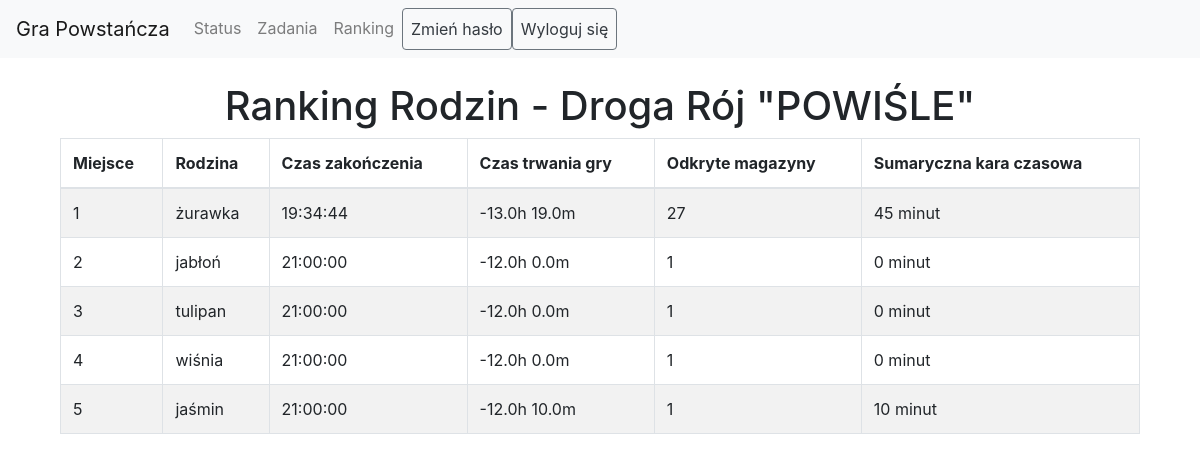
The app's page /ranking (signed in), older data.
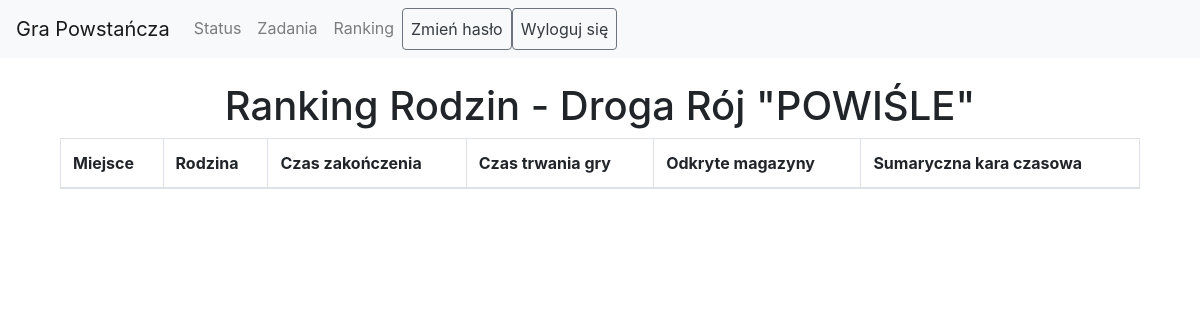
The same page, newer data.
### models/__init__.py (models this page shows)
class Family(db.Model):
    id = db.Column(db.Integer, primary_key=True)
    name = db.Column(db.String(50), nullable=False)
    discovered_magazines = db.Column(db.Integer, default=0)
    patrols = db.relationship('Patrol', backref='family', lazy=True)
    assigned_magazines = db.Column(MutableList.as_mutable(PickleType), default=[])
    tasks = db.relationship('FamilyTask', backref='family', lazy=True)
    magazine_list = db.Column(db.String(1), nullable=False, default='a')  # 'a', 'b', 'c', 'd', 'e', or 'f'
    end_time = db.Column(db.DateTime, nullable=True)
    route = db.Column(db.String(1), nullable=False)  # Dodane pole dla drogi ('a' albo 'b')
    meeting_place = db.Column(db.String(255), nullable=True)  # Nowe pole dla miejsca spotkania

### routes/__init__.py (the view)
@main.route('/ranking')
@login_required
def ranking():
    patrol_id = session.get('patrol_id')
    if not patrol_id:
        flash('Nie jesteś zalogowany.', 'danger')
        return redirect(url_for('main.index'))
    patrol = Patrol.query.get(patrol_id)
    if not patrol or not patrol.family:
        flash('Nie znaleziono patrolu lub rodziny.', 'danger')
        return redirect(url_for('main.index'))
    family = patrol.family
    route = family.route  # Pobierz drogę rodziny
    families = Family.query.filter_by(route=route).all()
    families = [f for f in families if f.discovered_magazines]
    for family in families:
        total_penalty_time = sum(patrol.time_penalty for patrol in family.patrols if patrol.time_penalty)
        family.total_penalty_time = total_penalty_time  # Dodaj to pole dynamicznie
        family.total_time = ((family.end_time - GAME_START_TIME).total_seconds() + total_penalty_time * 60) if family.end_time else float('inf')
    families = sorted(families, key=lambda f: (
        f.total_time,
        -f.discovered_magazines
    ))
    return render_template('ranking.html', families=families, game_start_time=GAME_START_TIME, route=route)

### routes/__init__.py (called while the page is built)
def login_required(f):
    @wraps(f)
    def decorated_function(*args, **kwargs):
        if 'patrol_id' not in session:
            flash('Musisz być zalogowany, aby uzyskać dostęp do tej strony.', 'danger')
            return redirect(url_for('main.index'))
        return f(*args, **kwargs)
    return decorated_function

### templates/ranking.html (shortened to what this page needs)
{% extends "base.html" %}
{% block content %}
<div class="container">
    <h1 class="text-center">Ranking Rodzin - Droga {{ 'Rój "POWIŚLE"' if route == 'a' else 'Rój "STARÓWKA"' }}</h1>
    <div class="table-responsive">
        <table class="table table-striped table-bordered">
            <thead>
                <tr>
                    <th>Miejsce</th>
                    <th>Rodzina</th>
                    <th>Czas zakończenia</th>
                    <th>Czas trwania gry</th>
                    <th>Odkryte magazyny</th>
                    <th>Sumaryczna kara czasowa</th>
                </tr>
            </thead>
            <tbody>
                {% for family in families %}
                <tr>
                    <td>{{ loop.index }}</td>
                    <td>{{ family.name }}</td>
                    <td>{{ family.end_time.strftime('%H:%M:%S') if family.end_time else 'Gra nie zakończona' }}</td>
                    <td>
                        {% if family.end_time %}
                            {{ family.total_time // 3600 }}h
                            {{ (family.total_time % 3600) // 60 }}m
                        {% else %}
                            Gra nie zakończona
                        {% endif %}
                    </td>
                    <td>{{ family.discovered_magazines }}</td>
                    <td>{{ family.total_penalty_time }} minut</td>
                </tr>
                {% endfor %}
            </tbody>
        </table>
    </div>
</div>
{% endblock %}

### templates/base.html (shortened to what this page needs)
<!DOCTYPE html>
<html lang="pl">
<head>
    <link rel="stylesheet" href="https://stackpath.bootstrapcdn.com/bootstrap/4.5.2/css/bootstrap.min.css">
</head>
<body>
    <nav class="navbar navbar-expand-lg navbar-light bg-light">
        <a class="navbar-brand" href="#">Gra Powstańcza</a>
        <div class="collapse navbar-collapse" id="navbarNav">
            <ul class="navbar-nav mr-auto">
                <li class="nav-item">
                    <a class="nav-link" href="{{ url_for('main.status') }}">Status</a>
                </li>
                {% if session.get('patrol_id') %}
                    <li class="nav-item">
                        <a class="nav-link" href="{{ url_for('main.task', patrol_id=session.get('patrol_id', 1)) }}">Zadania</a>
                    </li>
                    <li class="nav-item">
                        <a class="nav-link" href="{{ url_for('main.ranking') }}">Ranking</a>
                    </li>
                    <li class="nav-item">
                        <a class="nav-link {% if patrol_first_login %}btn btn-danger text-white{% else %} btn btn-outline-secondary text-dark {% endif %}" href="{{ url_for('main.change_password') }}">Zmień hasło</a>
                    </li>
                    <li class="nav-item">
                        <a class="nav-link btn btn-outline-secondary text-dark" href="{{ url_for('main.logout') }}">Wyloguj się</a>
                    </li>
                {% endif %}
            </ul>
        </div>
    </nav>
    <div class="container mt-4">
        {% block content %}{% endblock %}
    </div>
</body>
</html>

Row changes from the older to the newer data that the page shows:
no longer on this page (row edited): Family: name "żurawka", end_time "19:34:44", total_time "-13.0", total_time "19.0", discovered_magazines "27", total_penalty_time "45"
no longer on this page (row edited): Family: name "jabłoń", end_time "21:00:00", total_time "-12.0", total_time "0.0", discovered_magazines "1", total_penalty_time "0"
no longer on this page (row edited): Family: name "tulipan", end_time "21:00:00", total_time "-12.0", total_time "0.0", discovered_magazines "1", total_penalty_time "0"
no longer on this page (row edited): Family: name "wiśnia", end_time "21:00:00", total_time "-12.0", total_time "0.0", discovered_magazines "1", total_penalty_time "0"
no longer on this page (row edited): Family: name "jaśmin", end_time "21:00:00", total_time "-12.0", total_time "10.0", discovered_magazines "1", total_penalty_time "10"
